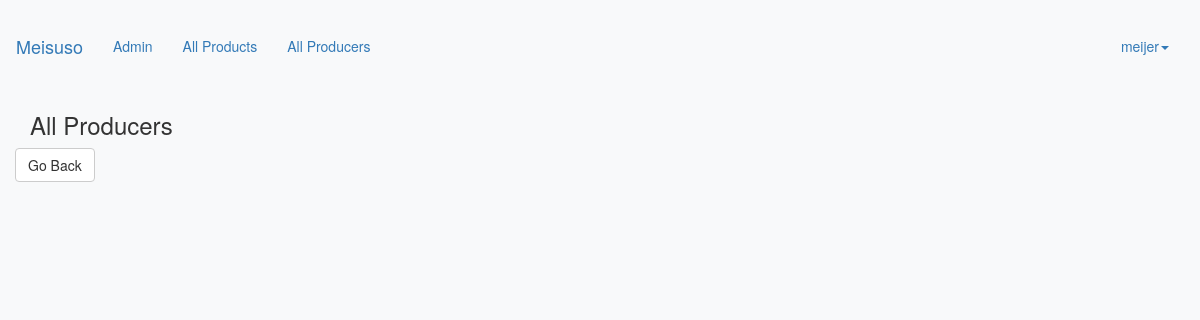
Before: /all-users (signed in) with the older database file.
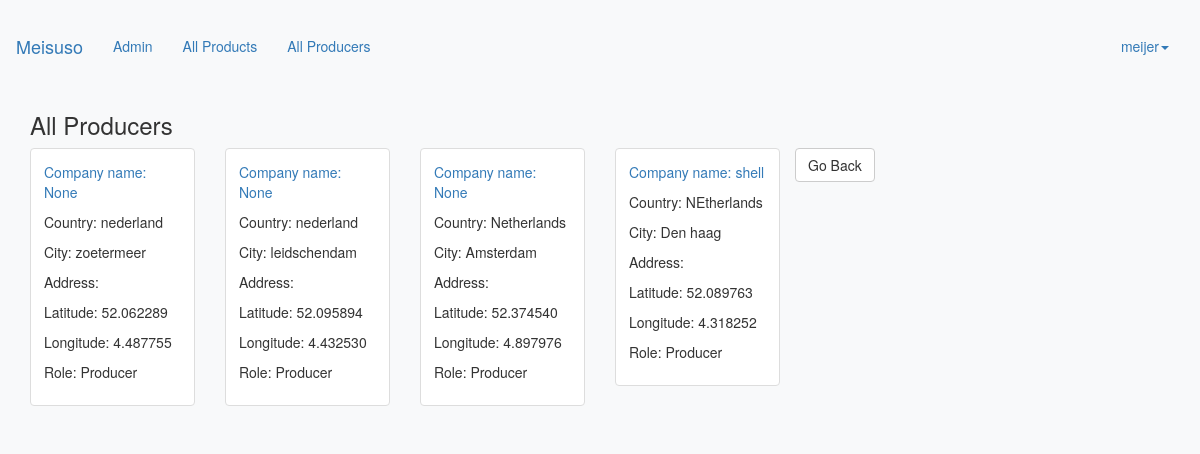
After: the same page with the newer database file.
### accounts/models.py (models this page shows, shortened)
class UserProfile(models.Model):
    user = models.OneToOneField(User, on_delete=models.CASCADE)
    description = models.CharField(max_length=100, default = '', null=True, blank=True)
    country = models.CharField(max_length=100, default = '', null=True, blank=True)
    state = models.CharField(max_length=100, default = '', null=True, blank=True)
    city = models.CharField(max_length=100, default = '', null=True, blank=True)
    adress1 = models.CharField(max_length=1000, default = '', null=True, blank=True)
    adress2 = models.CharField(max_length=1000, default = '', null=True, blank=True)
    postcode = models.CharField(max_length=100, default = '', null=True, blank=True)
    website = models.URLField(default = '', null=True, blank=True)
    phone = models.IntegerField(default = 0, null=True, blank=True)
    company = models.CharField(max_length=100, default = '', null=True, blank=True)
    hdyhau = models.CharField(max_length=1000, default = '', null=True, blank=True)
    lat = models.DecimalField(max_digits=9, decimal_places=6, null = True, blank=True)
    lon = models.DecimalField(max_digits=9, decimal_places=6, null = True, blank=True)
    customer_role = (
        ('Buyer', 'Buyer'),
        ('Producer', 'Producer'),
        ('Other', 'Other'),
    )
    role = models.CharField(max_length=8, choices=customer_role, default='', null=True, blank=True)

### accounts/views.py (the view)
# urls.py: path('all-users', views.all_users, name='all-users'),
@login_required
def all_users(request):
    users = User.objects.all()
    profiles = UserProfile.objects.filter(role='Producer')
    template = 'accounts/all_users.html'
    return render(request, template, {'profiles':profiles})

### accounts/templates/accounts/all_users.html (shortened to what this page needs)
{% extends 'base.html' %}
{%block body%}
<div class="container">
  <div class="row">
      <div class="col-sm-12">
          <h3>All Producers</h3>
      </div>
{% for profile in profiles %}
              <div class="col-sm-4 col-lg-2">
                  <div class="thumbnail">
                      <div class="caption">
                          <p><a href="/account/product_detail/{{Product.id}}" product.id>Company name: {{ profile.company }}</a></p>
                          <p>Country: {{ profile.country }}</p>
                          <p>City: {{ profile.city }}</p>
                          <p>Address: {{ profile.address1 }}</p>
                          <p>Latitude: {{ profile.lat }}</p>
                          <p>Longitude: {{ profile.lon }}</p>
                          <p>Role: {{ profile.role }}</p>
                      </div>
                  </div>
              </div>
          {% endfor %}
<button onclick="goBack()" class = "btn btn-default">Go Back</button>
  </div>
  <div id="map"></div>
</div>
{%endblock%}

### accounts/templates/base.html (shortened to what this page needs)
<html>
  <head>
    {% load static %}
    <link rel="stylesheet"
    href="https://maxcdn.bootstrapcdn.com/bootstrap/3.3.7/css/bootstrap.min.css"
>
    <link rel="stylesheet" type="text/css" href="{% static 'accounts/style.css' %}">
</head>
<body>
  <br>
  <nav class="navbar navbar-expand-lg navbar-light fixed-top" id="mainNav">
          <div class="container-fluid">
            <div class="navbar-header">
              <a class="navbar-brand" href="/">Meisuso</a>
            </div>
            <div id="navbar" class="navbar-collapse collapse">
              {% if request.user.is_superuser %}
              <ul class = "nav navbar-nav">
<li><a href="{% url 'admin:index' %}">Admin</a></li>
</ul>
{%endif%}
  {% if user.is_authenticated %}<ul class = "nav navbar-nav">
    <li><a href="{% url 'all-product' %}">All Products</a></li>
    <li><a href="{% url 'all-users' %}">All Producers</a></li>
  </ul>
              <ul class="nav navbar-nav navbar-right">
                <li class="dropdown">
                  <a href="#" class="dropdown-toggle" data-toggle="dropdown" role="button" aria-haspopup="true" aria-expanded="false">{{user.username}}<span class="caret"></span></a>
                </li>
              </ul>
                {% else %}
<ul class="nav navbar-nav navbar-right">
                <li><a href="{% url 'register' %}">Register</a></li>
                <li><a href="{% url 'login' %}">Log In</a></li>
  </ul>
{% endif %}
            </div>
          </div>
        </nav>
    {% block body %}
    {% endblock%}
  </body>
</html>

### accounts/static/accounts/style.css (style rules this page uses)
body { background-color: #f8f9fa!important; }
html, body { height: 100%; }

### accounts/templates/base.html (style rules this page uses)
#map { height: 100%; width: 100% }
html, body { height: 100%; margin: 0; padding: 0; }

Changed rows visible on the page:
now on this page (row edited): UserProfile: company "None", country "nederland", city "zoetermeer", lat "52.062289", lon "4.487755", role "Producer"
now on this page (row edited): UserProfile: company "None", country "nederland", city "leidschendam", lat "52.095894", lon "4.432530", role "Producer"
added UserProfile: company "None", country "Netherlands", city "Amsterdam", lat "52.374540", lon "4.897976", role "Producer"
added UserProfile: company "shell", country "NEtherlands", city "Den haag", lat "52.089763", lon "4.318252", role "Producer"
